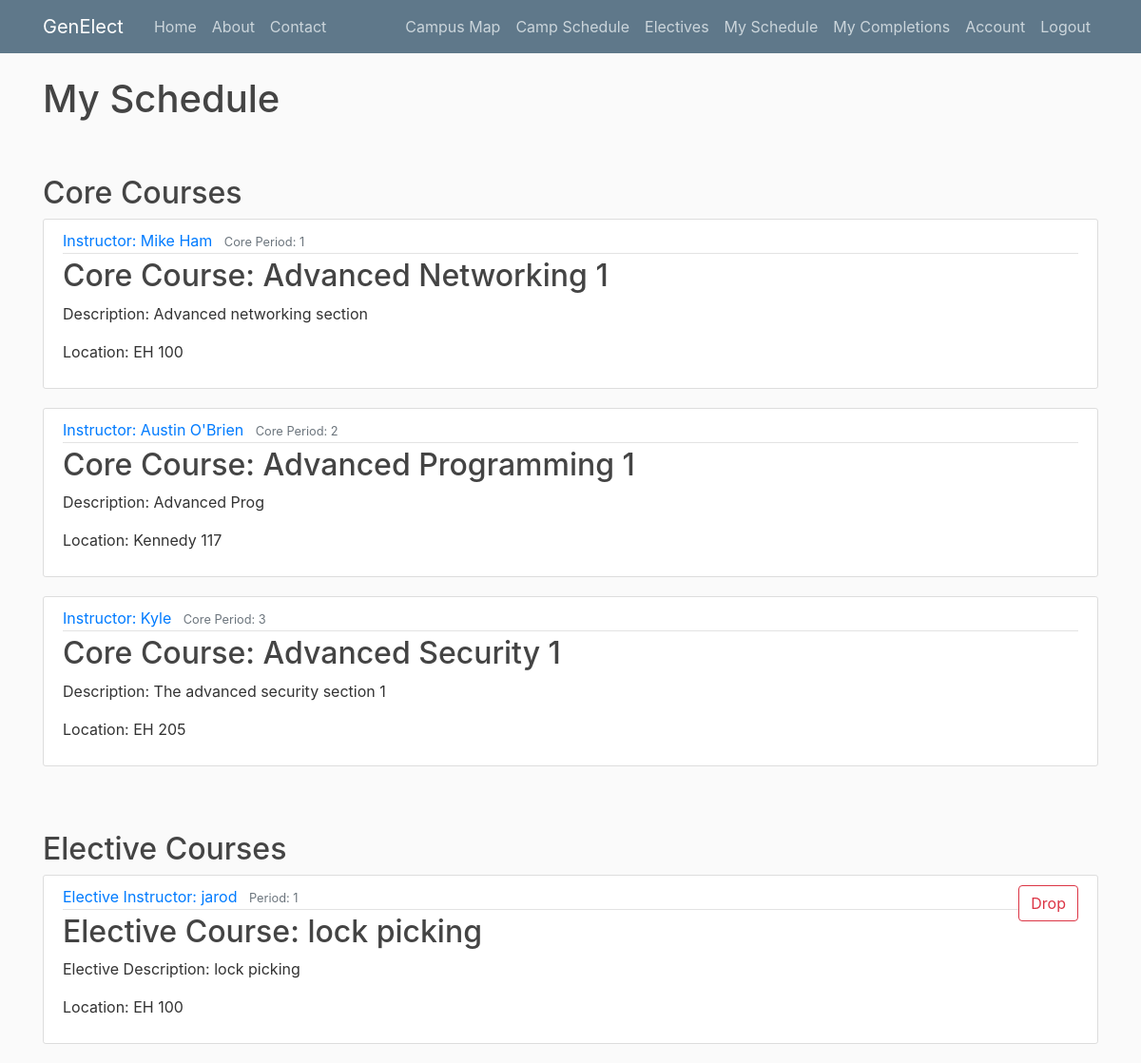
The app's page /schedule (signed in), older data.
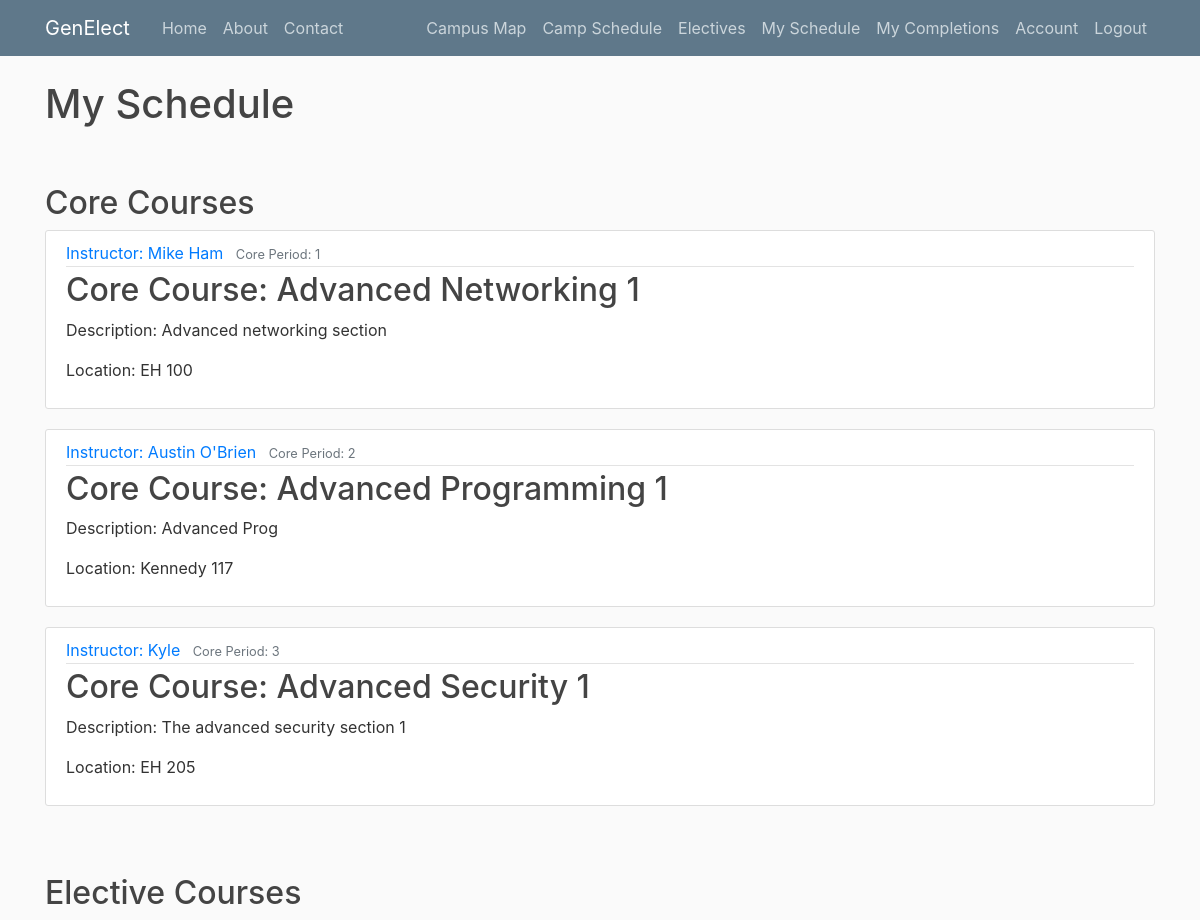
The same page, newer data.
### genElect/models.py (models this page shows)
class Base(db.Model):
    __abstract__ = True
    id = db.Column(db.Integer, primary_key=True, autoincrement=True)
    date_created = db.Column(db.DateTime, default=db.func.current_timestamp())
    date_modified = db.Column(db.DateTime, default=db.func.current_timestamp(),
            onupdate=db.func.current_timestamp())

class CoreRegistrations(Base):
    __tablesname__ = 'registrations'
    user_id = db.Column(db.Integer, db.ForeignKey('users.id'), nullable=False)
    core_id = db.Column(db.Integer, db.ForeignKey('cores.id'), nullable=False)

class Cores(Base):
    __tablename__ = 'cores'
    name = db.Column(db.String(100))
    description = db.Column(db.String(500))
    building = db.Column(db.String(100))
    room = db.Column(db.String(100))
    core_period = db.Column(db.Integer)
    instructor = db.Column(db.String(100))
    registrations = db.relationship('CoreRegistrations', backref='core', lazy=True)

class Offerings(Base):
    __tablename__ = 'offerings'
    day = db.Column(db.Date)
    period_start = db.Column(db.Integer)
    period_length = db.Column(db.Integer)
    building = db.Column(db.String(100))
    room = db.Column(db.String(100))
    instructor = db.Column(db.String(100))
    current_count = db.Column(db.Integer)
    capacity = db.Column(db.Integer)
    elective_id = db.Column(db.Integer, db.ForeignKey('electives.id'), nullable=False)
    registrations = db.relationship('Registrations', backref='offering', lazy=True)

class Electives(Base):
    __tablename__ = 'electives'
    name = db.Column(db.String(100))
    description = db.Column(db.String(500))
    prerequisites = db.relationship('Prerequisites', backref='elective', lazy=True)
    offerings = db.relationship('Offerings', backref='elective', lazy=True)
    completed_users = db.relationship('Completions', backref='elective', lazy=True)
    can_retake = db.Column(db.Boolean)

### genElect/__init__.py (the view)
@app.route("/schedule") #FOR STUDENT OR ADMIN USE
def schedule():
    if current_user.is_authenticated:
        if current_user.role == 'admin' or current_user.role == 'instructor':
            user_id = request.args.get('user_id')
            user = Users.query.filter_by(id=user_id).first()
            if not user:
                flash("User schedule not found", 'danger')
                return redirect(url_for('allusers'))
        else:
            user = current_user
            user_id = user.id
        registrations = user.registrations #grab all user registrations
        registered = [] #to build out registered offerings
        for registration in registrations:
            if registration.offering.period_start == 1:
                registered.append(registration.offering)
        for registration in registrations:
            if registration.offering.period_start == 2:
                registered.append(registration.offering)
        for registration in registrations:
            if registration.offering.period_start == 3:
                registered.append(registration.offering)
        core_registrations = []
        for core_reg in user.core_registrations:
            if core_reg.core.core_period == 1:
                core_registrations.append(core_reg)
        for core_reg in user.core_registrations:
            if core_reg.core.core_period == 2:
                core_registrations.append(core_reg)
        for core_reg in user.core_registrations:
            if core_reg.core.core_period == 3:
                core_registrations.append(core_reg)
        return render_template('schedule.html', registered=registered, core_registrations=core_registrations, user=user)
    else:
        flash("Please login first", 'info')
        return redirect(url_for('login'))

### genElect/__init__.py (called while the page is built)
@login_manager.user_loader
def load_user(user_id):
    return Users.query.get(int(user_id))

### genElect/templates/schedule.html
{% extends "layout.html" %}
{% block content %}
{% if user == current_user %}
<h1>My Schedule</h1>
{% else %}
<h1>{{user.full_name}}'s Schedule</h1>
{% endif %}
    <br><br>
    <h2>Core Courses</h2>
    {% for core_registration in core_registrations %}
        <article class="media content-section">
          <div class="media-body">
            <div class="article-metadata">
              <a class="mr-2" href="#">Instructor: {{core_registration.core.instructor}}</a>
              <small class="text-muted">Core Period: {{ core_registration.core.core_period }}</small>
            </div>
            <h2><a class="article-title" href="#">Core Course: {{ core_registration.core.name }}</a></h2>
            <p class="article-content">Description: {{ core_registration.core.description }}</p>
            <p class="article-content">Location: {{ core_registration.core.building }} {{ core_registration.core.room }}</p>
          </div>
        </article>
    {% endfor %}
    <br><br>
    <h2>Elective Courses</h2>
    {% for offering in registered %}
        <article class="media content-section">
          <div class="media-body">
            <div class="article-metadata">
              <a class="mr-2" href="#">Elective Instructor: {{offering.instructor}}</a>
              <small class="text-muted">Period: {{ offering.period_start }}</small>
            </div>
            <h2><a class="article-title" href="#">Elective Course: {{ offering.elective.name }}</a></h2>
            <p class="article-content">Elective Description: {{ offering.elective.description }}</p>
            <p class="article-content">Location: {{ offering.building }} {{ offering.room }}</p>
          </div>
          {% if current_user == user %}
            <div class="form-group">
              <button type="button" onclick="window.location.href = '/drop/{{offering.id}}?back=schedule'" class="btn btn-outline-danger">Drop</button>
            </div>
          {% elif current_user.role == 'admin' %}
            <div class="form-group">
              <button type="button" onclick="window.location.href = '/drop/{{offering.id}}?user_id={{user.id}}&back=schedule'" class="btn btn-outline-danger">Drop Student</button>
            </div>
          {% endif %}
        </article>
    {% endfor %}
{% endblock content %}

Row changes from the older to the newer data that the page shows:
no longer on this page (row edited): Offerings: instructor "jarod", period_start "1", elective.name "lock picking", elective.description "lock picking", building "EH", room "100"
